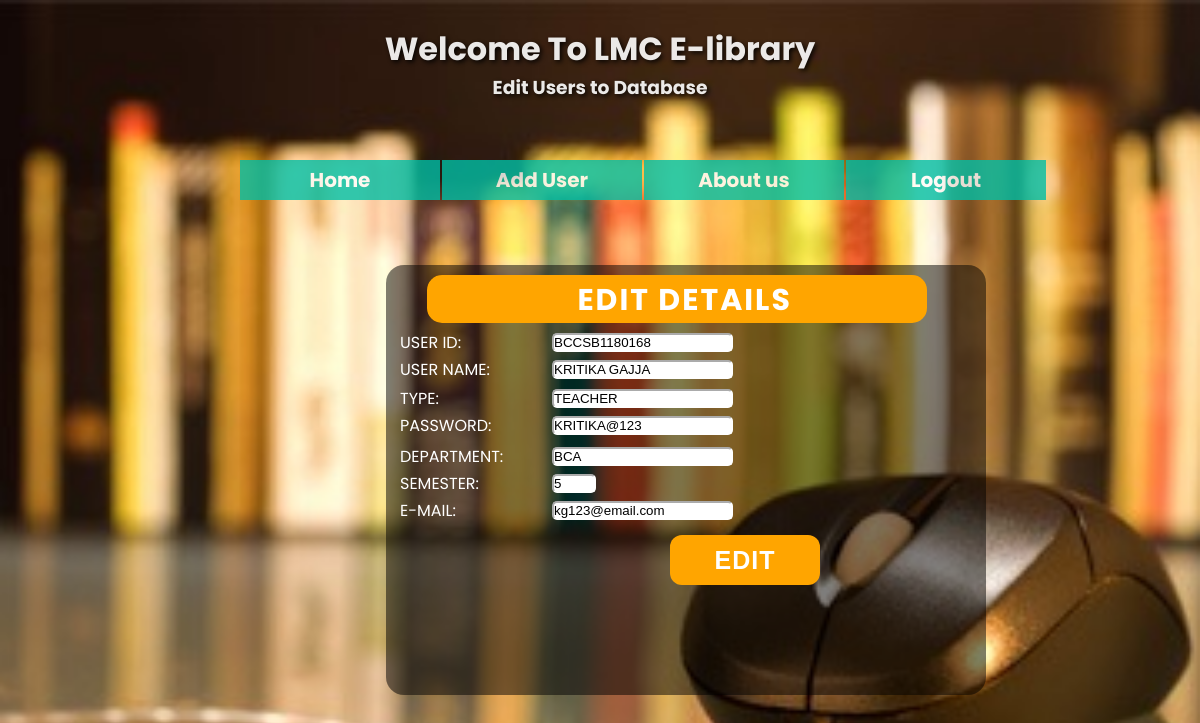
The app's page /autofilluser_edit.php?edit=BCCSB1180168 with its own data.
### tables this page shows
CREATE TABLE `user_record` (
  `User_id` varchar(15) NOT NULL,
  `User_Name` text NOT NULL,
  `Type` text NOT NULL,
  `Password` varchar(16) NOT NULL,
  `Department` text NOT NULL,
  `Semester` int(2) NOT NULL,
  `E-mail` varchar(50) NOT NULL
);

### autofilluser_edit.php (the view, shortened to what this page needs)
<?php include_once("crud_user.php");
if (isset($_GET['edit']))
{
	$User_id = $_GET['edit'];
	$query ="SELECT * FROM user_record WHERE User_id= '$User_id'";
	$result = mysqli_query($conn,$query);
		if(mysqli_num_rows($result) == 1){
		while ($row = mysqli_fetch_array($result))
		{
            $User_id = $row['User_id'];
		 }
		}
		else{
			echo "Could not fetch data".mysqli_error($conn);
		}
 }
?>
<html>
<head>
  <link rel="stylesheet" href="https://cdnjs.cloudflare.com/ajax/libs/font-awesome/5.15.3/css/all.min.css"
 />
  <link rel="stylesheet" href="autofill_edit.css" />
</head>
<body>
  <div class="box">
          <br>
        <h1 style="color:white;text-shadow: 2px 2px 5px black;  " >Welcome To LMC E-library</h1>
        <h3 style="color:white;text-shadow: 2px 2px 5px black" >Edit Users to Database<h3>
  </div>
<div class="nav">
<ul>
  <li><a href = "admin_users.php"><b>Home</b></a></li>
  <li ><a href = "add_user.php" ><b>Add User</b></a></li>
    <li><a href = "admin_aboutus.php"><b>About us</b></a></li>
  <li><a href = "logout.php"><b>Logout</b></a></li>
</ul>
<br><br><br>
</div>
<form action="crud_user.php" method="POST" enctype="multipart/form-data">
<?php $results = mysqli_query($conn, "SELECT * FROM user_record where User_id='$User_id'"); ?>
<div class = "header">
  <div class = "container">
    <div class="title">
    <h2>EDIT DETAILS</h2>
      </div>
  <table style= "color:#FFFFFF;padding-top:5px;">
   <tr>
   <?php while ($row = mysqli_fetch_array($results)) { ?>
     <td>USER ID:</td>
     <td><input type="text" name="User_id" placeholder="user ID" value='<?php echo $row['User_id']; ?>' readonly/></td>
	</tr>
     <td>USER NAME:</td>
     <td><input type="text" name="User_name" placeholder="user name" value='<?php echo $row['User_Name']; ?>'/></td>
     <tr>
	<tr>
	  <td>TYPE:</td>
	 <td><input type="text" name="Type" placeholder="user type" value='<?php echo $row['Type']; ?>'/></td>
	</tr>
	<tr>
	  <td>PASSWORD:</td>
	 <td><input type="text" name="Password" placeholder="password" value='<?php echo $row['Password']; ?>'/></td>
	</tr>
  <tr>
   <tr>
   <tr>
  <td>DEPARTMENT:</td>
  <td><input type="text" name="Department" placeholder="Department" value='<?php echo $row['Department']; ?>'/></td>
</tr>
	  <td>SEMESTER:</td>
	 <td><input type="number" name="Semester" placeholder="semester" max="8" min="1" value='<?php echo $row['Semester']; ?>'/></td>
	</tr>
	</tr>
	<tr>
	 <td>E-MAIL:</td>
     <td><input type="text" name="E-mail" placeholder="E-mail id" value='<?php echo $row['E-mail']; ?>'/></td>
	</tr>
      <tr>
	  <td><h2><input style="margin-left:180%;" type="submit" name="edit" value="EDIT"/></h2></td>
      <?php } ?>
	  </tr>
   </table>
 </form>
</body>
</html>

### autofill_edit.css (style rules this page uses)
* { margin: 0; padding: 0; box-sizing: border-box; }
body { background: url("lg3.jpeg"); height: 100%; background-position: center; background-repeat: no-repeat; background-size: cover; font-family: 'Poppins', sans-serif; }
input { border-radius: 5px; border-color: #FFFFFF; }
input::placeholder { color: #aaa; font-weight: 500; }
.box { width: 74%; height: 160px; background-size: cover; margin-left: 13%; opacity: .9; text-align: center; }
.header { width: 400px; color: #FFFFFF; display: inline-block; height: 400px; margin-left: 13%; background-size: cover; position: absolute; top: 250px; left: 150px; }
.title { color: #FFFFFF; font-size: 20px; font-weight: 10px; background: rgba(0, 0, 0, 0.5); margin-right: 26%; padding-left: 0%; margin-left: 5%; padding-right: 0%; border-radius: 15px; }
.title h2 { background: ORANGE; border: none; margin-left: 0px; margin-top: 10px; padding-top: 3px; padding-left: 150px; border-radius: 15px; width: 500px; letter-spacing: 2px; }
.container { margin-top: 15px; margin-left: 20%; font-weight: 10px; height: 430px; background: rgba(0, 0, 0, 0.5); padding-left: 3%; width: 600px; border-radius: 18px; overflow: auto; }
.header input[type="submit"] { font-size: 25px; text-align: center; border: none; height: 50px; width: 150px; margin-top: 10px; padding: 10px 10px; background: orange; color: #FFFFFF; border-radius: 12px; font-weight: bold; letter-spacing: 1px; }
ul { padding: 0; list-style: none; }
ul li { float: left; width: 200px; height: 40px; background-color: #00bfa6; opacity: .8; line-height: 40px; text-align: center; font-size: 20px; margin-right: 2px; }
ul li a { text-decoration: none; color: white; display: block; }
.nav { padding-left: 20%; }

### records on screen
user_record: User_id "BCCSB1180168", User_name "KRITIKA GAJJA", Type "TEACHER", Password "KRITIKA@123", Department "BCA", Semester "5", E-mail "kg123@email.com"
